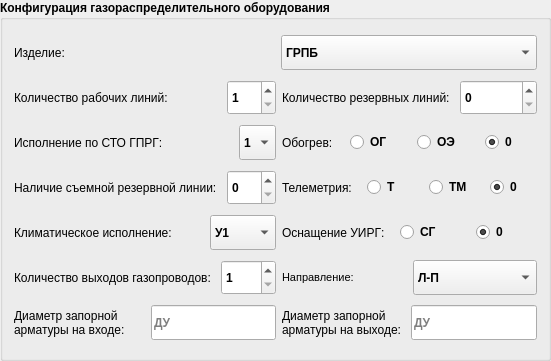
         <widget class="QGroupBox" name="groupBox_gas_equipment">
          <property name="sizePolicy">
           <sizepolicy hsizetype="Preferred" vsizetype="Preferred">
            <horstretch>0</horstretch>
            <verstretch>0</verstretch>
           </sizepolicy>
          </property>
          <property name="minimumSize">
           <size>
            <width>551</width>
            <height>361</height>
           </size>
          </property>
          <property name="font">
           <font>
            <pointsize>9</pointsize>
            <weight>75</weight>
            <bold>true</bold>
           </font>
          </property>
          <property name="layoutDirection">
           <enum>Qt::LeftToRight</enum>
          </property>
          <property name="autoFillBackground">
           <bool>false</bool>
          </property>
          <property name="title">
           <string>Конфигурация газораспределительного оборудования</string>
          </property>
          <layout class="QGridLayout" name="gridLayout_3">
           <item row="1" column="0">
            <layout class="QHBoxLayout" name="horizontalLayout_working_lines">
             <property name="spacing">
              <number>59</number>
             </property>
             <item>
              <widget class="QLabel" name="label_working_lines">
               <property name="font">
                <font>
                 <pointsize>9</pointsize>
                 <weight>50</weight>
                 <bold>false</bold>
                </font>
               </property>
               <property name="text">
                <string>Количество рабочих линий:</string>
               </property>
              </widget>
             </item>
             <item>
              <widget class="QSpinBox" name="spinBox_working_lines">
               <property name="minimumSize">
                <size>
                 <width>0</width>
                 <height>35</height>
                </size>
               </property>
               <property name="font">
                <font>
                 <pointsize>9</pointsize>
                 <weight>75</weight>
                 <bold>true</bold>
                </font>
               </property>
               <property name="minimum">
                <number>1</number>
               </property>
               <property name="maximum">
                <number>10</number>
               </property>
               <property name="value">
                <number>1</number>
               </property>
              </widget>
             </item>
            </layout>
           </item>
           <item row="1" column="1">
            <layout class="QHBoxLayout" name="horizontalLayout_reserve_lines">
             <property name="spacing">
              <number>10</number>
             </property>
             <item>
              <widget class="QLabel" name="label_reserve_lines">
               <property name="font">
                <font>
                 <pointsize>9</pointsize>
                 <weight>50</weight>
                 <bold>false</bold>
                </font>
               </property>
               <property name="text">
                <string>Количество резервных линий:</string>
               </property>
              </widget>
             </item>
             <item>
              <widget class="QSpinBox" name="spinBox_reserve_lines">
               <property name="minimumSize">
                <size>
                 <width>0</width>
                 <height>35</height>
                </size>
               </property>
               <property name="font">
                <font>
                 <pointsize>9</pointsize>
                 <weight>75</weight>
                 <bold>true</bold>
                </font>
               </property>
               <property name="minimum">
                <number>0</number>
               </property>
               <property name="maximum">
                <number>10</number>
               </property>
              </widget>
             </item>
            </layout>
           </item>
           <item row="2" column="0">
            <layout class="QHBoxLayout" name="horizontalLayout_sto_gprg">
             <property name="spacing">
              <number>76</number>
             </property>
             <item>
              <widget class="QLabel" name="label_sto_gprg">
               <property name="font">
                <font>
                 <pointsize>9</pointsize>
                 <weight>50</weight>
                 <bold>false</bold>
                </font>
               </property>
               <property name="text">
                <string>Исполнение по СТО ГПРГ:</string>
               </property>
              </widget>
             </item>
             <item>
              <widget class="QComboBox" name="comboBox_sto_gprg">
               <property name="minimumSize">
                <size>
                 <width>0</width>
                 <height>35</height>
                </size>
               </property>
               <property name="font">
                <font>
                 <pointsize>9</pointsize>
                 <weight>75</weight>
                 <bold>true</bold>
                </font>
               </property>
               <item>
                <property name="text">
                 <string>1</string>
                </property>
               </item>
               <item>
                <property name="text">
                 <string>2</string>
                </property>
               </item>
               <item>
                <property name="text">
                 <string>3</string>
                </property>
               </item>
               <item>
                <property name="text">
                 <string>4</string>
                </property>
               </item>
               <item>
                <property name="text">
                 <string>5</string>
                </property>
               </item>
              </widget>
             </item>
            </layout>
           </item>
           <item row="2" column="1">
            <layout class="QHBoxLayout" name="horizontalLayout_heating">
             <property name="spacing">
              <number>15</number>
             </property>
             <item>
              <widget class="QLabel" name="label_heating">
               <property name="font">
                <font>
                 <pointsize>9</pointsize>
                 <weight>50</weight>
                 <bold>false</bold>
                </font>
               </property>
               <property name="text">
                <string>Обогрев:</string>
               </property>
              </widget>
             </item>
             <item>
              <widget class="QRadioButton" name="radioButton_heating_og">
               <property name="font">
                <font>
                 <pointsize>9</pointsize>
                 <weight>75</weight>
                 <bold>true</bold>
                </font>
               </property>
               <property name="text">
                <string>ОГ</string>
               </property>
               <attribute name="buttonGroup">
                <string notr="true">buttonGroup_heating</string>
               </attribute>
              </widget>
             </item>
             <item>
              <widget class="QRadioButton" name="radioButton_heating_oe">
               <property name="font">
                <font>
                 <pointsize>9</pointsize>
                 <weight>75</weight>
                 <bold>true</bold>
                </font>
               </property>
               <property name="text">
                <string>ОЭ</string>
               </property>
               <attribute name="buttonGroup">
                <string notr="true">buttonGroup_heating</string>
               </attribute>
              </widget>
             </item>
             <item>
              <widget class="QRadioButton" name="radioButton_heating_0">
               <property name="sizePolicy">
                <sizepolicy hsizetype="Minimum" vsizetype="Fixed">
                 <horstretch>0</horstretch>
                 <verstretch>0</verstretch>
                </sizepolicy>
               </property>
               <property name="font">
                <font>
                 <pointsize>9</pointsize>
                 <weight>75</weight>
                 <bold>true</bold>
                </font>
               </property>
               <property name="text">
                <string>0</string>
               </property>
               <property name="checked">
                <bool>true</bool>
               </property>
               <attribute name="buttonGroup">
                <string notr="true">buttonGroup_heating</string>
               </attribute>
              </widget>
             </item>
            </layout>
           </item>
           <item row="3" column="0">
            <layout class="QHBoxLayout" name="horizontalLayout_removable_reserve">
             <property name="spacing">
              <number>10</number>
             </property>
             <item>
              <widget class="QLabel" name="label_removable_reserve">
               <property name="font">
                <font>
                 <pointsize>9</pointsize>
                 <weight>50</weight>
                 <bold>false</bold>
                </font>
               </property>
               <property name="text">
                <string>Наличие съемной резервной линии:</string>
               </property>
              </widget>
             </item>
             <item>
              <widget class="QSpinBox" name="spinBox_removable_reserve">
               <property name="minimumSize">
                <size>
                 <width>0</width>
                 <height>35</height>
                </size>
               </property>
               <property name="font">
                <font>
                 <pointsize>9</pointsize>
                 <weight>75</weight>
                 <bold>true</bold>
                </font>
               </property>
               <property name="minimum">
                <number>0</number>
               </property>
               <property name="maximum">
                <number>10</number>
               </property>
              </widget>
             </item>
            </layout>
           </item>
           <item row="3" column="1">
            <layout class="QHBoxLayout" name="horizontalLayout_telemetry">
             <property name="spacing">
              <number>15</number>
             </property>
             <item>
              <widget class="QLabel" name="label_telemetry">
               <property name="font">
                <font>
                 <pointsize>9</pointsize>
                 <weight>50</weight>
                 <bold>false</bold>
                </font>
               </property>
               <property name="text">
                <string>Телеметрия:</string>
               </property>
              </widget>
             </item>
             <item>
              <widget class="QRadioButton" name="radioButton_telemetry_t">
               <property name="font">
                <font>
                 <pointsize>9</pointsize>
                 <weight>75</weight>
                 <bold>true</bold>
                </font>
               </property>
               <property name="text">
                <string>Т</string>
               </property>
               <attribute name="buttonGroup">
                <string notr="true">buttonGroup_telemetry</string>
               </attribute>
              </widget>
             </item>
             <item>
              <widget class="QRadioButton" name="radioButton_telemetry_tm">
               <property name="font">
                <font>
                 <pointsize>9</pointsize>
                 <weight>75</weight>
                 <bold>true</bold>
                </font>
               </property>
               <property name="text">
                <string>ТМ</string>
               </property>
               <attribute name="buttonGroup">
                <string notr="true">buttonGroup_telemetry</string>
               </attribute>
              </widget>
             </item>
             <item>
              <widget class="QRadioButton" name="radioButton_telemetry_0">
               <property name="font">
                <font>
                 <pointsize>9</pointsize>
                 <weight>75</weight>
                 <bold>true</bold>
                </font>
               </property>
               <property name="text">
                <string>0</string>
               </property>
               <property name="checked">
                <bool>true</bool>
               </property>
               <attribute name="buttonGroup">
                <string notr="true">buttonGroup_telemetry</string>
               </attribute>
              </widget>
             </item>
            </layout>
           </item>
           <item row="4" column="0">
            <layout class="QHBoxLayout" name="horizontalLayout_climate">
             <property name="spacing">
              <number>38</number>
             </property>
             <item>
              <widget class="QLabel" name="label_climate">
               <property name="font">
                <font>
                 <pointsize>9</pointsize>
                 <weight>50</weight>
                 <bold>false</bold>
                </font>
               </property>
               <property name="text">
                <string>Климатическое исполнение:</string>
               </property>
              </widget>
             </item>
             <item>
              <widget class="QComboBox" name="comboBox_climate">
               <property name="minimumSize">
                <size>
                 <width>0</width>
                 <height>35</height>
                </size>
               </property>
               <property name="font">
                <font>
                 <pointsize>9</pointsize>
                 <weight>75</weight>
                 <bold>true</bold>
                </font>
               </property>
               <item>
                <property name="text">
                 <string>У1</string>
                </property>
               </item>
               <item>
                <property name="text">
                 <string>УХЛ1</string>
                </property>
               </item>
               <item>
                <property name="text">
                 <string>УХЛ4</string>
                </property>
               </item>
              </widget>
             </item>
            </layout>
           </item>
           <item row="4" column="1">
            <layout class="QHBoxLayout" name="horizontalLayout_uirg">
             <property name="spacing">
              <number>15</number>
             </property>
             <item>
              <widget class="QLabel" name="label_uirg">
               <property name="font">
                <font>
                 <pointsize>9</pointsize>
                 <weight>50</weight>
                 <bold>false</bold>
                </font>
               </property>
               <property name="text">
                <string>Оснащение УИРГ:</string>
               </property>
              </widget>
             </item>
             <item>
              <widget class="QRadioButton" name="radioButton_uirg_sg">
               <property name="font">
                <font>
                 <pointsize>9</pointsize>
                 <weight>75</weight>
                 <bold>true</bold>
                </font>
               </property>
               <property name="text">
                <string>СГ</string>
               </property>
               <attribute name="buttonGroup">
                <string notr="true">buttonGroup_uirg</string>
               </attribute>
              </widget>
             </item>
             <item>
              <widget class="QRadioButton" name="radioButton_uirg_0">
               <property name="font">
                <font>
                 <pointsize>9</pointsize>
                 <weight>75</weight>
                 <bold>true</bold>
                </font>
               </property>
               <property name="text">
                <string>0</string>
               </property>
               <property name="checked">
                <bool>true</bool>
               </property>
               <attribute name="buttonGroup">
                <string notr="true">buttonGroup_uirg</string>
               </attribute>
              </widget>
             </item>
            </layout>
           </item>
           <item row="5" column="0">
            <layout class="QHBoxLayout" name="horizontalLayout_gas_outputs">
             <property name="spacing">
              <number>10</number>
             </property>
             <item>
              <widget class="QLabel" name="label_gas_outputs">
               <property name="font">
                <font>
                 <pointsize>9</pointsize>
                 <weight>50</weight>
                 <bold>false</bold>
                </font>
               </property>
               <property name="text">
                <string>Количество выходов газопроводов:</string>
               </property>
              </widget>
             </item>
             <item>
              <widget class="QSpinBox" name="spinBox_gas_outputs">
               <property name="minimumSize">
                <size>
                 <width>0</width>
                 <height>35</height>
                </size>
               </property>
               <property name="font">
                <font>
                 <pointsize>9</pointsize>
                 <weight>75</weight>
                 <bold>true</bold>
                </font>
               </property>
               <property name="minimum">
                <number>1</number>
               </property>
               <property name="maximum">
                <number>20</number>
               </property>
              </widget>
             </item>
            </layout>
           </item>
           <item row="5" column="1">
            <layout class="QHBoxLayout" name="horizontalLayout_2">
             <item alignment="Qt::AlignLeft">
              <widget class="QLabel" name="label_direction">
               <property name="font">
                <font>
                 <pointsize>8</pointsize>
                 <weight>50</weight>
                 <bold>false</bold>
                </font>
               </property>
               <property name="text">
                <string>Направление:</string>
               </property>
              </widget>
             </item>
             <item>
              <widget class="QComboBox" name="comboBox_direction">
               <property name="minimumSize">
                <size>
                 <width>0</width>
                 <height>35</height>
                </size>
               </property>
               <property name="font">
                <font>
                 <pointsize>9</pointsize>
                 <weight>75</weight>
                 <bold>true</bold>
                </font>
               </property>
               <item>
                <property name="text">
                 <string>Л-П</string>
                </property>
               </item>
               <item>
                <property name="text">
                 <string>П-Л</string>
                </property>
               </item>
               <item>
                <property name="text">
                 <string>Л-Л</string>
                </property>
               </item>
               <item>
                <property name="text">
                 <string>П-П</string>
                </property>
               </item>
              </widget>
             </item>
            </layout>
           </item>
           <item row="6" column="0">
            <layout class="QHBoxLayout" name="horizontalLayout_valve_diameter_in">
             <property name="spacing">
              <number>26</number>
             </property>
             <item>
              <widget class="QLabel" name="label_valve_diameter_Input">
               <property name="font">
                <font>
                 <pointsize>9</pointsize>
                 <weight>50</weight>
                 <bold>false</bold>
                </font>
               </property>
               <property name="text">
                <string>Диаметр запорной арматуры на входе:</string>
               </property>
               <property name="scaledContents">
                <bool>false</bool>
               </property>
               <property name="wordWrap">
                <bool>true</bool>
               </property>
              </widget>
             </item>
             <item>
              <widget class="QLineEdit" name="lineEdit_valve_diameter_Input">
               <property name="minimumSize">
                <size>
                 <width>0</width>
                 <height>35</height>
                </size>
               </property>
               <property name="font">
                <font>
                 <pointsize>9</pointsize>
                 <weight>75</weight>
                 <bold>true</bold>
                </font>
               </property>
               <property name="placeholderText">
                <string>ДУ</string>
               </property>
              </widget>
             </item>
            </layout>
           </item>
           <item row="6" column="1">
            <layout class="QHBoxLayout" name="horizontalLayout_valve_diameter_out">
             <property name="spacing">
              <number>10</number>
             </property>
             <item>
              <widget class="QLabel" name="label_valve_diameter_Output">
               <property name="font">
                <font>
                 <pointsize>9</pointsize>
                 <weight>50</weight>
                 <bold>false</bold>
                </font>
               </property>
               <property name="text">
                <string>Диаметр запорной арматуры на выходе:</string>
               </property>
               <property name="wordWrap">
                <bool>true</bool>
               </property>
              </widget>
             </item>
             <item>
              <widget class="QLineEdit" name="lineEdit_valve_diameter_Output">
               <property name="minimumSize">
                <size>
                 <width>0</width>
                 <height>35</height>
                </size>
               </property>
               <property name="font">
                <font>
                 <pointsize>9</pointsize>
                 <weight>75</weight>
                 <bold>true</bold>
                </font>
               </property>
               <property name="placeholderText">
                <string>ДУ</string>
               </property>
              </widget>
             </item>
            </layout>
           </item>
           <item row="0" column="0" colspan="2">
            <layout class="QHBoxLayout" name="horizontalLayout_product_type">
             <property name="spacing">
              <number>10</number>
             </property>
             <item>
              <widget class="QLabel" name="label_product_type">
               <property name="font">
                <font>
                 <pointsize>9</pointsize>
                 <weight>50</weight>
                 <bold>false</bold>
                </font>
               </property>
               <property name="text">
                <string>Изделие:</string>
               </property>
              </widget>
             </item>
             <item>
              <widget class="QComboBox" name="comboBox_product_type">
               <property name="minimumSize">
                <size>
                 <width>0</width>
                 <height>35</height>
                </size>
               </property>
               <property name="font">
                <font>
                 <pointsize>9</pointsize>
                 <weight>75</weight>
                 <bold>true</bold>
                </font>
               </property>
               <item>
                <property name="text">
                 <string>ГРПБ</string>
                </property>
               </item>
               <item>
                <property name="text">
                 <string>ГРПШ</string>
                </property>
               </item>
               <item>
                <property name="text">
                 <string>ГРУ</string>
                </property>
               </item>
              </widget>
             </item>
            </layout>
           </item>
          </layout>
         </widget>
